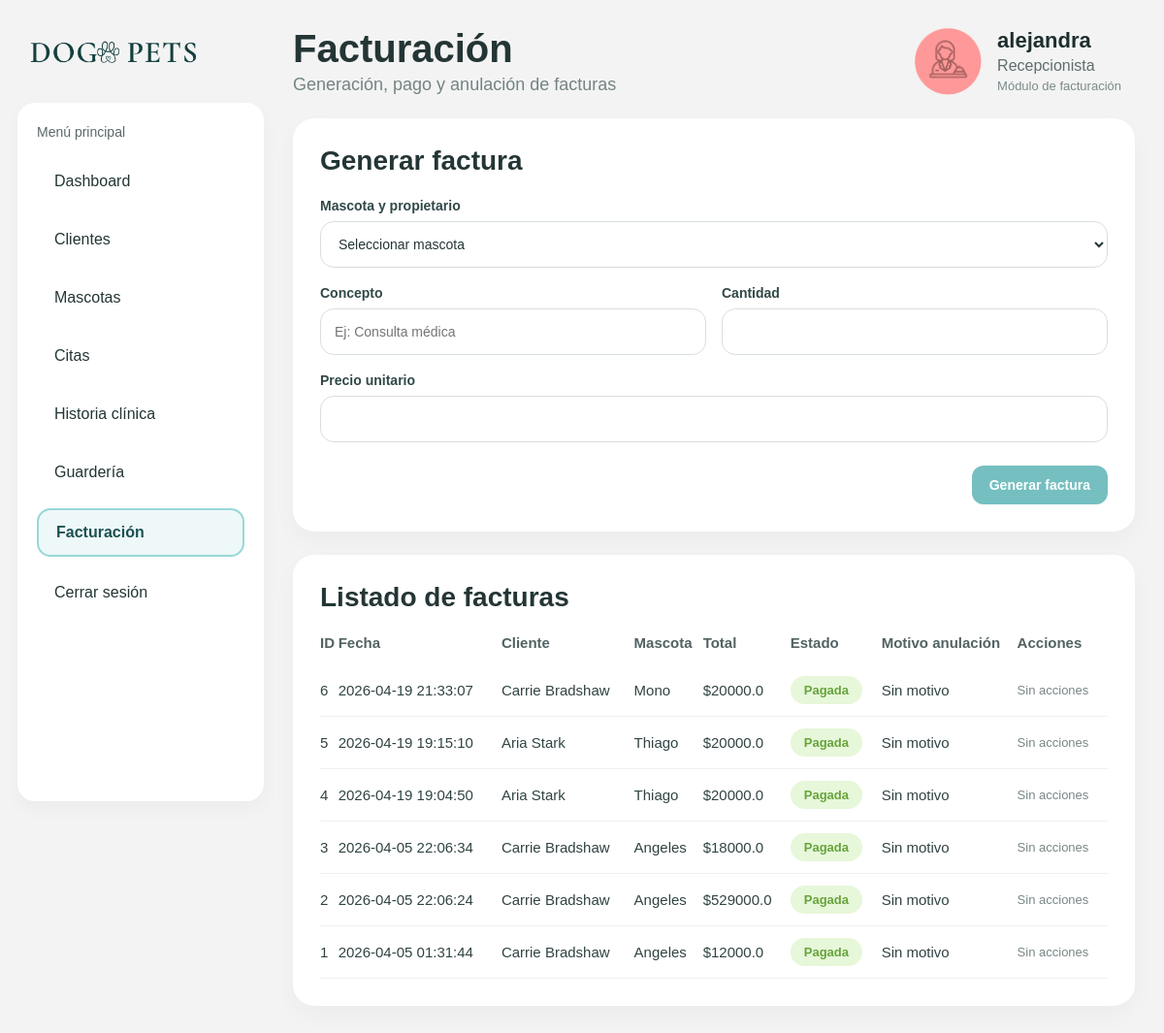
The app's page /recepcionista/facturacion (signed in) with its own data.
### tables this page shows
CREATE TABLE facturas (
            id INTEGER PRIMARY KEY AUTOINCREMENT,
            cliente_id INTEGER NOT NULL,
            mascota_id INTEGER NOT NULL,
            fecha TEXT NOT NULL DEFAULT CURRENT_TIMESTAMP,
            estado TEXT NOT NULL DEFAULT 'Pendiente',
            total REAL NOT NULL DEFAULT 0,
            motivo_anulacion TEXT,
            FOREIGN KEY (cliente_id) REFERENCES clientes (id),
            FOREIGN KEY (mascota_id) REFERENCES mascotas (id)
        );

CREATE TABLE clientes (
            id INTEGER PRIMARY KEY AUTOINCREMENT,
            nombre TEXT NOT NULL,
            documento TEXT NOT NULL UNIQUE,
            telefono TEXT NOT NULL,
            correo TEXT NOT NULL,
            direccion TEXT
        , estado TEXT NOT NULL DEFAULT 'Activo');

CREATE TABLE mascotas (
        id INTEGER PRIMARY KEY AUTOINCREMENT,
        nombre TEXT NOT NULL,
        especie TEXT NOT NULL,
        raza TEXT,
        edad INTEGER,
        cliente_id INTEGER NOT NULL, estado TEXT NOT NULL DEFAULT 'Activo',
        FOREIGN KEY (cliente_id) REFERENCES clientes (id)
        );

### app.py (the view)
@app.route("/recepcionista/facturacion")
def facturacion():
    if not login_requerido():
        return redirect(url_for("login"))
    if not rol_requerido("recepcionista"):
        return "No autorizado", 403
    conn = get_db_connection()
    mascotas_db = conn.execute("""
        SELECT
            mascotas.id,
            mascotas.nombre AS mascota_nombre,
            clientes.id AS cliente_id,
            clientes.nombre AS cliente_nombre
        FROM mascotas
        JOIN clientes ON mascotas.cliente_id = clientes.id
        ORDER BY mascotas.nombre ASC
    """).fetchall()
    facturas_db = conn.execute("""
        SELECT
            facturas.id,
            facturas.fecha,
            facturas.estado,
            facturas.total,
            facturas.motivo_anulacion,
            clientes.nombre AS cliente_nombre,
            mascotas.nombre AS mascota_nombre
        FROM facturas
        JOIN clientes ON facturas.cliente_id = clientes.id
        JOIN mascotas ON facturas.mascota_id = mascotas.id
        ORDER BY facturas.id DESC
    """).fetchall()
    conn.close()
    return render_template(
        "recepcionista/facturacion.html",
        nombre=session["nombre"],
        rol=session["rol"],
        mascotas=mascotas_db,
        facturas=facturas_db
    )

### app.py (called while the page is built)
def get_db_connection():
    return DatabaseSingleton().get_connection()

def login_requerido():
    return "rol" in session

def rol_requerido(rol):
    return session.get("rol") == rol

### database.py (called while the page is built)
    def __new__(cls):
        if cls._instance is None:
            cls._instance = super(DatabaseSingleton, cls).__new__(cls)
        return cls._instance

    def get_connection(self):
        conn = sqlite3.connect(self._db_path)
        conn.row_factory = sqlite3.Row
        return conn

### templates/recepcionista/facturacion.html (shortened to what this page needs)
<!DOCTYPE html>
<html lang="es">
<head>
    <link rel="stylesheet" href="{{ url_for('static', filename='css/styles.css') }}">
</head>
<body class="app-page">
    <div class="app-layout">
        <aside class="sidebar">
            <div class="logo-box">
                <img src="{{ url_for('static', filename='img/logo.png') }}" class="logo-img" alt="Logo DOG PETS">
            </div>
            <div class="menu-box">
                <p class="menu-title">Menú principal</p>
                <ul class="menu-list">
                    <li><a href="{{ url_for('dashboard') }}" class="menu-link">Dashboard</a></li>
                    <li><a href="{{ url_for('clientes') }}" class="menu-link">Clientes</a></li>
                    <li><a href="{{ url_for('mascotas') }}" class="menu-link">Mascotas</a></li>
                    <li><a href="{{ url_for('citas') }}" class="menu-link">Citas</a></li>
                    <li><a href="{{ url_for('historias') }}" class="menu-link">Historia clínica</a></li>
                    <li><a href="{{ url_for('guarderia') }}" class="menu-link">Guardería</a></li>
                    <li><a href="{{ url_for('facturacion') }}" class="menu-link active">Facturación</a></li>
                    <li><a href="{{ url_for('logout') }}" class="menu-link">Cerrar sesión</a></li>
                </ul>
            </div>
        </aside>
        <main class="main-content">
            <header class="topbar">
                <div class="welcome-box">
                    <h2>Facturación</h2>
                    <p>Generación, pago y anulación de facturas</p>
                </div>
                <div class="profile-box">
                    <img src="{{ url_for('static', filename='img/recepcionista.png') }}" class="avatar-img" alt="Recepcionista">
                    <div>
                        <h3>{{ nombre }}</h3>
                        <p class="role-text">Recepcionista</p>
                        <span class="date-text">Módulo de facturación</span>
                    </div>
                </div>
            </header>
            <section class="clientes-grid">
                <div class="card form-card">
                    <div class="card-header">
                        <h3>Generar factura</h3>
                    </div>
                    <form action="{{ url_for('crear_factura') }}" method="POST" class="client-form">
                        <div class="form-group">
                            <label for="mascota_selector">Mascota y propietario</label>
                            <select id="mascota_selector" name="mascota_info" onchange="asignarCliente()" required>
                                <option value="">Seleccionar mascota</option>
                            </select>
                        </div>
                        <div class="form-row">
                            <div class="form-group">
                                <label for="concepto">Concepto</label>
                                <input type="text" id="concepto" name="concepto" placeholder="Ej: Consulta médica" required>
                            </div>
                            <div class="form-group">
                                <label for="cantidad">Cantidad</label>
                                <input type="number" id="cantidad" name="cantidad" min="1" required>
                            </div>
                        </div>
                        <div class="form-group">
                            <label for="precio_unitario">Precio unitario</label>
                            <input type="number" id="precio_unitario" name="precio_unitario" step="0.01" min="0" required>
                        </div>
                        <div class="form-actions">
                            <button type="submit" class="btn-secondary">Generar factura</button>
                        </div>
                    </form>
                </div>
                <div class="card table-card">
                    <div class="card-header">
                        <h3>Listado de facturas</h3>
                    </div>
                    <table>
                        <thead>
                            <tr>
                                <th>ID</th>
                                <th>Fecha</th>
                                <th>Cliente</th>
                                <th>Mascota</th>
                                <th>Total</th>
                                <th>Estado</th>
                                <th>Motivo anulación</th>
                                <th>Acciones</th>
                            </tr>
                        </thead>
                        <tbody>
                            {% if facturas %}
                                {% for factura in facturas %}
                                    <tr>
                                        <td>{{ factura.id }}</td>
                                        <td>{{ factura.fecha }}</td>
                                        <td>{{ factura.cliente_nombre }}</td>
                                        <td>{{ factura.mascota_nombre }}</td>
                                        <td>${{ factura.total }}</td>
                                        <td>
                                            {% if factura.estado == 'Pendiente' %}
                                                <span class="badge badge-danger">Pendiente</span>
                                            {% elif factura.estado == 'Pagada' %}
                                                <span class="badge badge-success">Pagada</span>
                                            {% elif factura.estado == 'Anulada' %}
                                                <span class="badge badge-warning">Anulada</span>
                                            {% endif %}
                                        </td>
                                        <td>{{ factura.motivo_anulacion if factura.motivo_anulacion else 'Sin motivo' }}</td>
                                        <td>
                                            <div class="acciones-cita">
                                                {% if factura.estado == 'Pendiente' %}
                                                    <form action="{{ url_for('registrar_pago_factura', factura_id=factura.id) }}" method="POST" class="accion-form-inline">
                                                        <select name="metodo_pago" required>
                                                            <option value="">Método de pago</option>
                                                            <option value="Efectivo">Efectivo</option>
                                                            <option value="Tarjeta">Tarjeta</option>
                                                            <option value="Transferencia">Transferencia</option>
                                                        </select>
                                                        <button type="submit" class="btn-table">Registrar pago</button>
                                                    </form>
                                                    <form action="{{ url_for('anular_factura', factura_id=factura.id) }}" method="POST" class="accion-form-incidencia">
                                                        <label class="incidencia-label">Motivo de anulación</label>
                                                        <textarea name="motivo_anulacion" placeholder="Escribe el motivo" required></textarea>
                                                        <button type="submit" class="btn-table btn-cancel">Anular factura</button>
                                                    </form>
                                                {% else %}
                                                    <span class="text-muted">Sin acciones</span>
                                                {% endif %}
                                            </div>
                                        </td>
                                    </tr>
                                {% endfor %}
                            {% else %}
                                <tr>
                                    <td colspan="8" class="empty-state">No hay facturas registradas todavía.</td>
                                </tr>
                            {% endif %}
                        </tbody>
                    </table>
                </div>
            </section>
        </main>
    </div>
</body>
</html>

### static/css/styles.css (style rules this page uses)
* { margin: 0; padding: 0; box-sizing: border-box; }
body { font-family: Arial, sans-serif; color: #243535; }
.logo-img { width: 180px; object-fit: contain; }
.avatar-img { width: 70px; height: 70px; border-radius: 50%; object-fit: cover; }
.form-group { display: flex; flex-direction: column; gap: 8px; }
.form-group label { font-size: 14px; color: #425555; font-weight: 600; }
.form-group input { height: 46px; border: 1px solid #d8dfdf; border-radius: 12px; padding: 0 14px; outline: none; }
.app-page { min-height: 100vh; background: #f3f3f3; }
.app-layout { display: flex; min-height: 100vh; }
.sidebar { width: 290px; padding: 28px 18px; }
.logo-box { margin-bottom: 26px; padding: 8px 10px; }
.menu-box { background: #ffffff; border-radius: 18px; padding: 22px 20px; min-height: 720px; box-shadow: 0 8px 20px rgba(0, 0, 0, 0.03); }
.menu-title { font-size: 14px; color: #596868; margin-bottom: 20px; }
.menu-list { list-style: none; }
.menu-list li { margin-bottom: 14px; }
.menu-link { display: block; text-decoration: none; color: #243535; padding: 14px 18px; border-radius: 14px; font-size: 16px; transition: all 0.2s ease; }
.menu-link.active { background: #eef8f8; border: 2px solid #9ad7d7; color: #1d5050; font-weight: 600; }
.main-content { flex: 1; padding: 28px 30px 28px 12px; }
.topbar { display: flex; justify-content: space-between; align-items: flex-start; margin-bottom: 24px; }
.welcome-box h2 { font-size: 40px; font-weight: 600; color: #243535; margin-bottom: 4px; }
.welcome-box p { color: #758383; font-size: 18px; }
.profile-box { display: flex; align-items: center; gap: 16px; padding-right: 14px; }
.profile-box h3 { font-size: 22px; color: #1d2e2e; margin-bottom: 4px; }
.role-text { color: #5f6d6d; font-size: 16px; margin-bottom: 2px; }
.date-text { color: #7d8a8a; font-size: 13px; }
.card { background: #ffffff; border-radius: 22px; padding: 28px; box-shadow: 0 10px 24px rgba(0, 0, 0, 0.03); }
.card-header, .card-header-simple { display: flex; justify-content: space-between; align-items: center; margin-bottom: 22px; }
.card-header h3, .card-header-simple h3 { font-size: 28px; color: #243535; font-weight: 600; }
.btn-secondary { border: none; background: #75bfc0; color: #ffffff; padding: 12px 18px; border-radius: 12px; font-size: 14px; font-weight: 700; cursor: pointer; }
table { width: 100%; border-collapse: collapse; }
table thead th { text-align: left; padding-bottom: 14px; color: #526262; font-size: 15px; font-weight: 700; }
table tbody td { padding: 12px 8px 12px 0; font-size: 15px; color: #314343; border-bottom: 1px solid #f0f0f0; }
.badge { display: inline-block; padding: 7px 14px; border-radius: 20px; font-size: 13px; font-weight: 700; }
.badge-success { background: #e7f7d9; color: #67a33c; }
.logo-img { width: 180px; object-fit: contain; display: block; }
.clientes-grid { display: grid; grid-template-columns: 1fr; gap: 24px; }
.form-card, .table-card { width: 100%; }
.client-form { display: flex; flex-direction: column; gap: 18px; }
.form-row { display: grid; grid-template-columns: 1fr 1fr; gap: 18px; }
.form-group input { height: 48px; border: 1px solid #d8dfdf; border-radius: 12px; padding: 0 14px; outline: none; font-size: 14px; background: #fff; }
.form-actions { display: flex; justify-content: flex-end; margin-top: 8px; }
select { height: 48px; border: 1px solid #d8dfdf; border-radius: 12px; padding: 0 14px; outline: none; font-size: 14px; background: #fff; width: 100%; }
.acciones-cita { display: flex; flex-direction: column; gap: 8px; }
.text-muted { color: #7a8787; font-size: 13px; }
.form-card { padding: 28px; }
.form-row { display: grid; grid-template-columns: 1fr 1fr; gap: 16px; }
.form-group label { font-size: 14px; font-weight: 700; color: #314848; }
.client-form input, .client-form select, .client-form textarea { width: 100%; height: 48px; border: 1px solid #d8dfdf; border-radius: 14px; padding: 0 14px; font-size: 14px; background: #fff; color: #243535; outline: none; }
.form-actions { display: flex; justify-content: flex-end; margin-top: 6px; }

### records on screen
facturas: id "6", fecha "2026-04-19 21:33:07", cliente_nombre "Carrie Bradshaw", mascota_nombre "Mono", total "20000.0", estado "Pagada", motivo_anulacion "Sin motivo"
facturas: id "5", fecha "2026-04-19 19:15:10", cliente_nombre "Aria Stark", mascota_nombre "Thiago", total "20000.0", estado "Pagada", motivo_anulacion "Sin motivo"
facturas: id "4", fecha "2026-04-19 19:04:50", cliente_nombre "Aria Stark", mascota_nombre "Thiago", total "20000.0", estado "Pagada", motivo_anulacion "Sin motivo"
facturas: id "3", fecha "2026-04-05 22:06:34", cliente_nombre "Carrie Bradshaw", mascota_nombre "Angeles", total "18000.0", estado "Pagada", motivo_anulacion "Sin motivo"
facturas: id "2", fecha "2026-04-05 22:06:24", cliente_nombre "Carrie Bradshaw", mascota_nombre "Angeles", total "529000.0", estado "Pagada", motivo_anulacion "Sin motivo"
facturas: id "1", fecha "2026-04-05 01:31:44", cliente_nombre "Carrie Bradshaw", mascota_nombre "Angeles", total "12000.0", estado "Pagada", motivo_anulacion "Sin motivo"

### other values on screen
{{ nombre }} "alejandra"
